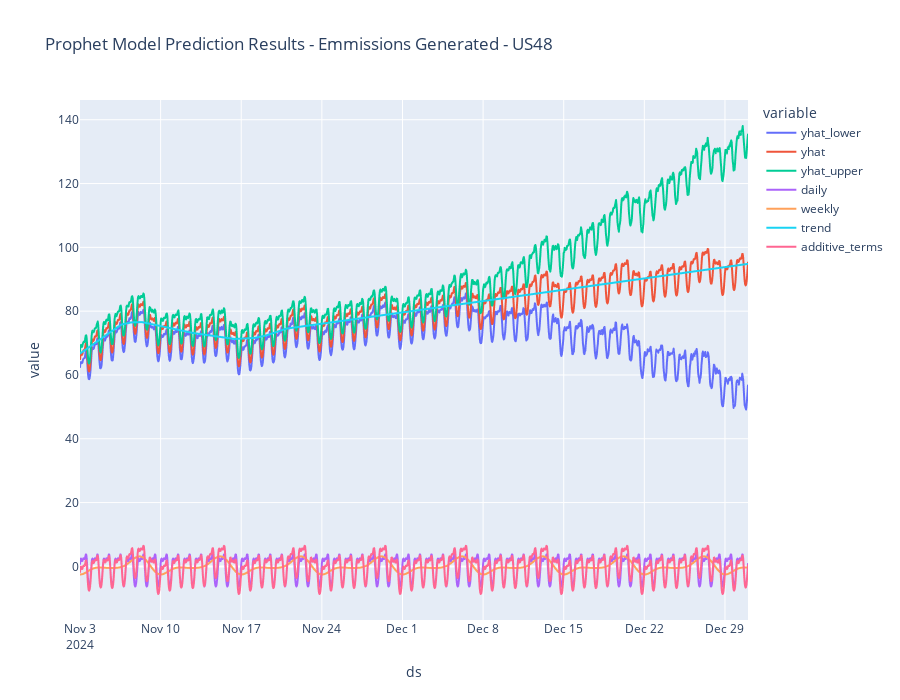

Notebook code for this chart:
### Code cell
px.line(one_result, x = 'ds', y =['yhat_lower', 'yhat', 'yhat_upper', 'daily', 'weekly', 'trend', 'additive_terms'], height = 700, title='Prophet Model Prediction Results - Emmissions Generated - US48')

### Figure 1 — Plotly figure (JSON) as saved in the notebook; plotly's stock layout.template omitted (floating-point values rounded to 4 significant figures; data arrays with more than 128 entries replaced by an {"elided": "..."} marker saying what was removed)
{"data": [{"hovertemplate": "variable=yhat_lower<br>ds=%{x}<br>value=%{y}<extra></extra>", "legendgroup": "yhat_lower", "line": {"color": "#636efa", "dash": "solid"}, "marker": {"symbol": "circle"}, "mode": "lines", "name": "yhat_lower", "showlegend": true, "type": "scattergl", "x": {"elided": "1393 str values"}, "xaxis": "x", "y": {"elided": "1393 float values"}, "yaxis": "y"}, {"hovertemplate": "variable=yhat<br>ds=%{x}<br>value=%{y}<extra></extra>", "legendgroup": "yhat", "line": {"color": "#EF553B", "dash": "solid"}, "marker": {"symbol": "circle"}, "mode": "lines", "name": "yhat", "showlegend": true, "type": "scattergl", "x": {"elided": "1393 str values"}, "xaxis": "x", "y": {"elided": "1393 float values"}, "yaxis": "y"}, {"hovertemplate": "variable=yhat_upper<br>ds=%{x}<br>value=%{y}<extra></extra>", "legendgroup": "yhat_upper", "line": {"color": "#00cc96", "dash": "solid"}, "marker": {"symbol": "circle"}, "mode": "lines", "name": "yhat_upper", "showlegend": true, "type": "scattergl", "x": {"elided": "1393 str values"}, "xaxis": "x", "y": {"elided": "1393 float values"}, "yaxis": "y"}, {"hovertemplate": "variable=daily<br>ds=%{x}<br>value=%{y}<extra></extra>", "legendgroup": "daily", "line": {"color": "#ab63fa", "dash": "solid"}, "marker": {"symbol": "circle"}, "mode": "lines", "name": "daily", "showlegend": true, "type": "scattergl", "x": {"elided": "1393 str values"}, "xaxis": "x", "y": {"elided": "1393 float values"}, "yaxis": "y"}, {"hovertemplate": "variable=weekly<br>ds=%{x}<br>value=%{y}<extra></extra>", "legendgroup": "weekly", "line": {"color": "#FFA15A", "dash": "solid"}, "marker": {"symbol": "circle"}, "mode": "lines", "name": "weekly", "showlegend": true, "type": "scattergl", "x": {"elided": "1393 str values"}, "xaxis": "x", "y": {"elided": "1393 float values"}, "yaxis": "y"}, {"hovertemplate": "variable=trend<br>ds=%{x}<br>value=%{y}<extra></extra>", "legendgroup": "trend", "line": {"color": "#19d3f3", "dash": "solid"}, "marker": {"symbol": "circle"}, "mode": "lines", "name": "trend", "showlegend": true, "type": "scattergl", "x": {"elided": "1393 str values"}, "xaxis": "x", "y": {"elided": "1393 float values"}, "yaxis": "y"}, {"hovertemplate": "variable=additive_terms<br>ds=%{x}<br>value=%{y}<extra></extra>", "legendgroup": "additive_terms", "line": {"color": "#FF6692", "dash": "solid"}, "marker": {"symbol": "circle"}, "mode": "lines", "name": "additive_terms", "showlegend": true, "type": "scattergl", "x": {"elided": "1393 str values"}, "xaxis": "x", "y": {"elided": "1393 float values"}, "yaxis": "y"}], "layout": {"height": 700, "legend": {"title": {"text": "variable"}, "tracegroupgap": 0}, "title": {"text": "Prophet Model Prediction Results - Emmissions Generated - US48"}, "xaxis": {"anchor": "y", "domain": [0, 1], "title": {"text": "ds"}}, "yaxis": {"anchor": "x", "domain": [0, 1], "title": {"text": "value"}}}}
